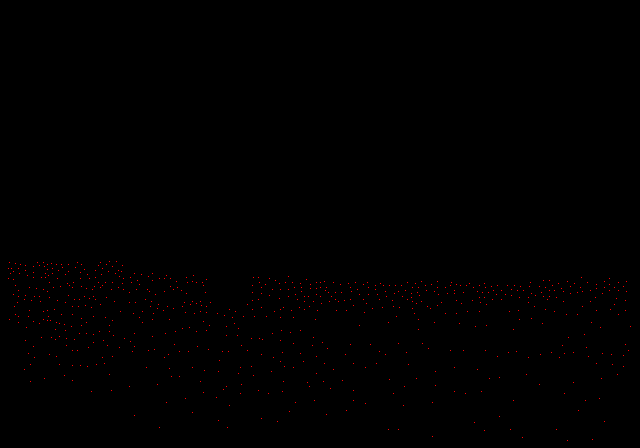
#> input picture data/UCF/B/10dots.png, 640 x 448 px; its folder holds only this picture in this run
$ python blur.py
#> lines starting #> are read from the running program, lines starting #| are printed output that depends on the picture; after the words box and inside, x2 and y2 are one past the last pixel; in counts of white or black regions, pixels touching at a corner belong together; long printed decimals are rounded
import numpy as np
import string
from skimage import io
from glob import glob
from scipy.ndimage.filters import gaussian_filter

image_list = list(glob('./*.png'))
sigmadots = 15

for fname in image_list:
    im = io.imread(fname)
#> im is the input picture: shape (448, 640, 3); mean R, G, B 0.6, 0, 0
    count = np.count_nonzero(im[:,:,0])
#> count = 700
    im32 = (im[:,:,0]/255).astype('float32')
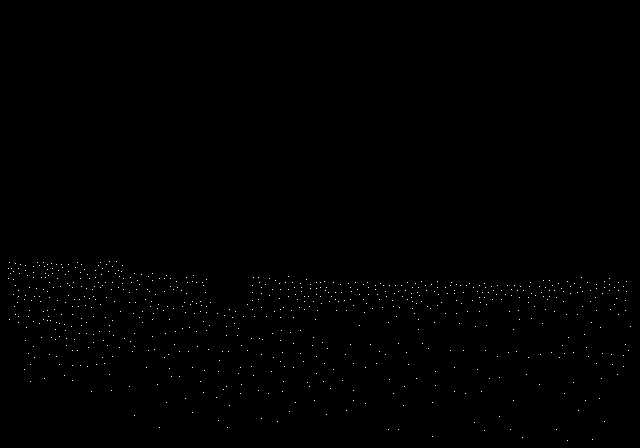
#> im32: shape (448, 640) float32; values 0 (black) and 1 (white), 0.24% white in thin lines or dots, all inside (x1, y1, x2, y2) = (8, 261, 631, 441)
    count32 = np.count_nonzero(im32)
#> count32 = 700
    dot = gaussian_filter(im32, sigmadots)
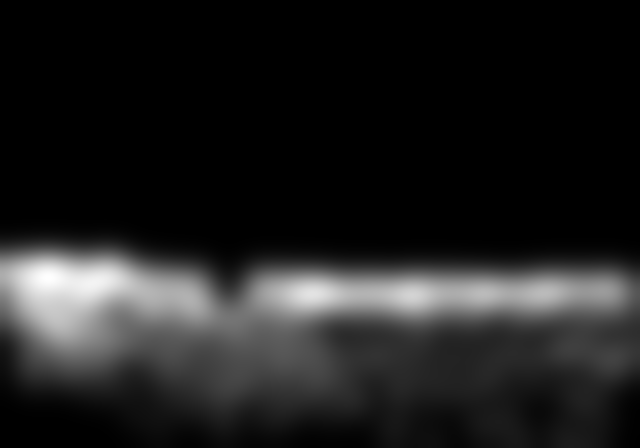
#> dot: shape (448, 640) float32; min 0, max 0.0195, mean 0.00244; drawn with min black and max white
    countdot = np.sum(dot)
#> countdot = 700
    print('%s: %d (8-bit) %d (32-bit) %f (summed)'%(fname,count,count32,countdot))
#| ./10dots.png: 700 (8-bit) 700 (32-bit) 700.000 (summed)
    fname_out = fname.replace('.png','.npy')
    np.save(fname_out, dot)
